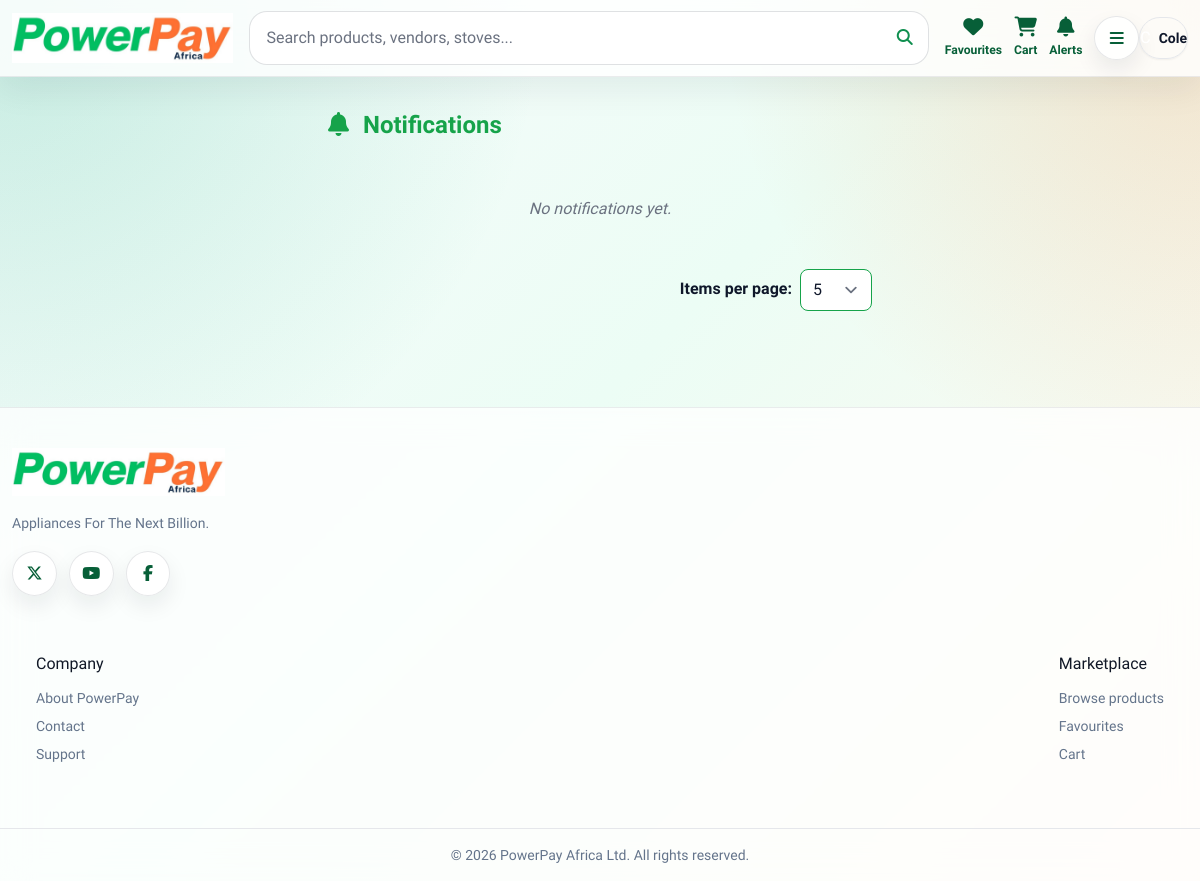
The page /notifications/ (signed in) on the database as committed earlier.
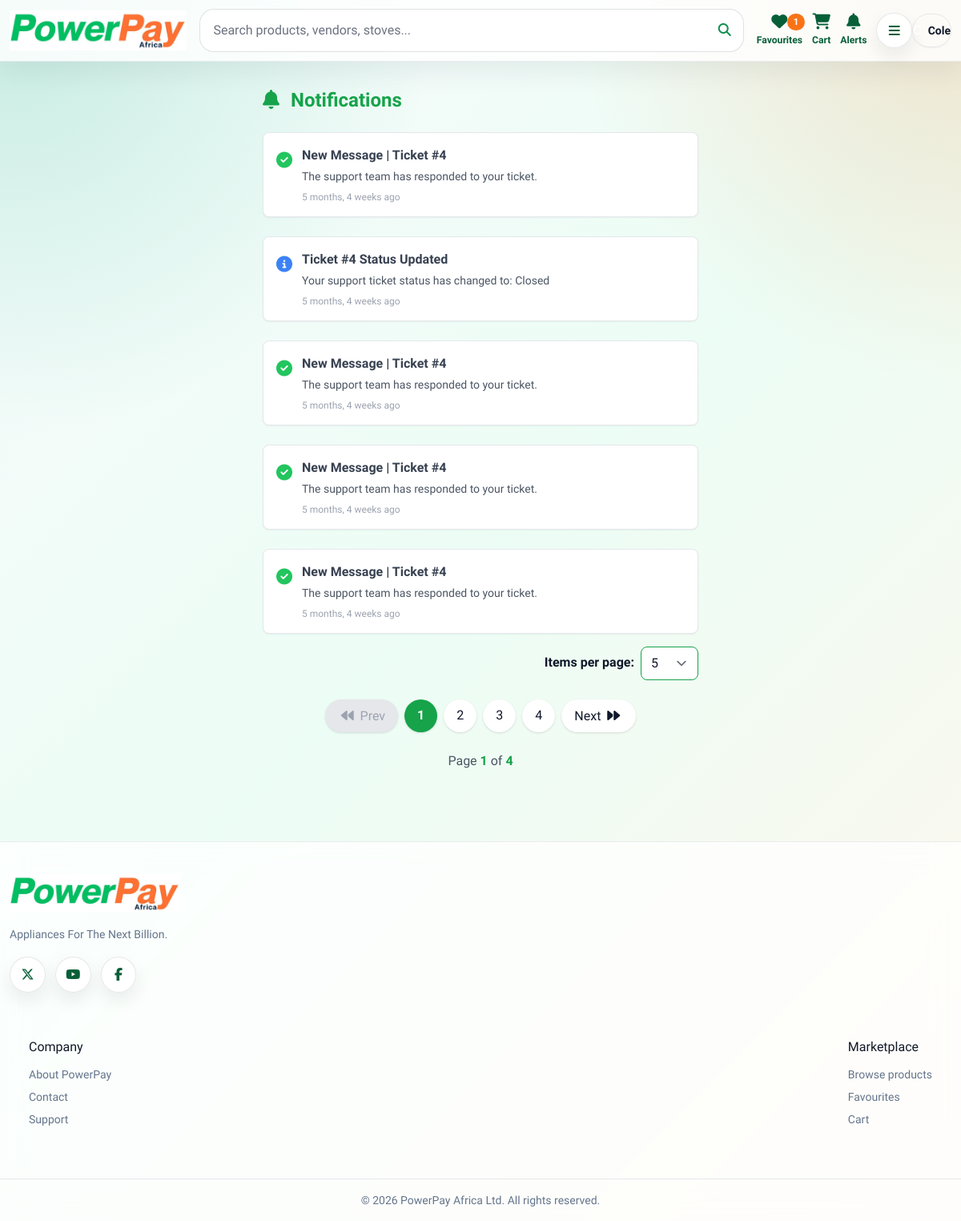
The same page on the database as committed later.
### notifications/models.py (models this page shows, shortened)
class Notification(models.Model):
    NOTIFICATION_TYPES = [
        ('info', 'Info'),
        ('success', 'Success'),
        ('warning', 'Warning'),
        ('error', 'Error'),
    ]
    user = models.ForeignKey(User, on_delete=models.CASCADE, related_name='notifications')
    title = models.CharField(max_length=255)
    message = models.TextField()
    type = models.CharField(max_length=10, choices=NOTIFICATION_TYPES, default='info')
    is_read = models.BooleanField(default=False)
    created_at = models.DateTimeField(default=timezone.now)
    class Meta:
        ordering = ['-created_at']

### notifications/views.py (the view)
# urls.py: path('', views.notification_list, name='list'),
@login_required
def notification_list(request):
    notifications_qs = request.user.notifications.all().order_by('-created_at')
    unread_exists = notifications_qs.filter(is_read=False).exists()
    per_page = int(request.GET.get('per_page', 5))  # default 10 per page
    page_number = request.GET.get('page', 1)
    paginator = Paginator(notifications_qs, per_page)
    notifications_page = paginator.get_page(page_number)
    context = {
        'notifications': notifications_page,  # Page object
        'per_page': per_page,
        'unread_exists': unread_exists,
    }
    return render(request, 'notifications/list.html', context)

### shop/context_processors.py (called while the page is built)
def unread_notifications_count(request):
    if request.user.is_authenticated:
        return {"unread_notif_count": request.user.notifications.filter(is_read=False).count()}
    return {"unread_notif_count": 0}

def cart_item_count(request):
    if request.user.is_authenticated:
        total = Cart.objects.filter(user=request.user).aggregate(total=Sum("items__quantity"))["total"] or 0
        return {"cart_item_count": total}
    return {"cart_item_count": 0}

def wishlist_count(request):
    if request.user.is_authenticated:
        return {"wishlist_count": Wishlist.objects.filter(user=request.user).count()}
    return {"wishlist_count": 0}

def is_approved_vendor(request):
    user = request.user
    approved = False
    if user.is_authenticated and getattr(user, "is_vendor", False) and getattr(user, "is_vendor_approved", False) and hasattr(user, "vendor"):
        approved = not user.vendor.is_suspended
    return {"is_approved_vendor": approved}

def is_admin(request):
    return {"is_admin": request.user.is_authenticated and request.user.is_staff}

### notifications/templates/notifications/list.html (shortened to what this page needs)
{% extends "base.html" %}
{% load humanize %}
{% block content %}
<div class="grid min-h-screen" style="grid-template-rows: auto 1fr auto;">
  {% include 'shop/navbar.html' %}
  <main class="px-4 py-8 container mx-auto max-w-xl w-full">
    <div class="mb-6 flex items-center justify-between">
      <h2 class="text-2xl font-bold text-green-600">
        <i class="fa-solid fa-bell mr-2"></i> Notifications
      </h2>
    </div>
    <ul class="space-y-6">
      {% for notification in notifications %}
        {% include 'notifications/single_notification.html' %}
      {% empty %}
        <li class="text-gray-500 italic text-center py-8">No notifications yet.</li>
      {% endfor %}
    </ul>
    <form method="get" class="mt-4 mb-4 flex justify-end">
        <label class="mr-2 mt-2 font-semibold">Items per page:</label>
        <select name="per_page" onchange="this.form.submit()" class="border-green-600 rounded-lg">
            <option value="5" {% if per_page == 5 %}selected{% endif %}>5</option>
        </select>
    </form>
    {% if notifications.has_other_pages %}
      <div class="flex justify-center mt-6 mb-6 gap-2">
        {% if notifications.has_previous %}
          <a href="?page={{ notifications.previous_page_number }}&per_page={{ per_page }}"
             class="px-4 py-2 rounded-full bg-white shadow hover:bg-green-600 hover:text-white transition">
             <i class="fa-solid fa-backward m-1"></i> Prev
          </a>
        {% else %}
          <span class="px-4 py-2 rounded-full bg-gray-200 text-gray-400 shadow cursor-not-allowed">
            <i class="fa-solid fa-backward m-1"></i> Prev
          </span>
        {% endif %}
        {% for num in notifications.paginator.page_range %}
          {% if num == notifications.number %}
            <span class="px-4 py-2 rounded-full bg-green-600 text-white shadow font-semibold">{{ num }}</span>
          {% else %}
            <a href="?page={{ num }}&per_page={{ per_page }}"
               class="px-4 py-2 rounded-full bg-white shadow hover:bg-orange-500 hover:text-white transition">
               {{ num }}
            </a>
          {% endif %}
        {% endfor %}
        {% if notifications.has_next %}
          <a href="?page={{ notifications.next_page_number }}&per_page={{ per_page }}"
             class="px-4 py-2 rounded-full bg-white shadow hover:bg-green-600 hover:text-white transition">
             Next <i class="fa-solid fa-forward m-1"></i>
          </a>
        {% else %}
          <span class="px-4 py-2 rounded-full bg-gray-200 text-gray-400 shadow cursor-not-allowed">
            Next <i class="fa-solid fa-forward m-1"></i>
          </span>
        {% endif %}
      </div>
      <p class="text-gray-600 font-medium mb-2 text-center">
        Page <span class="text-green-600 font-semibold">{{ notifications.number }}</span>
        of <span class="text-green-600 font-semibold">{{ notifications.paginator.num_pages }}</span>
      </p>
    {% endif %}
  </main>
  {% include 'footer.html' %}
</div>
{% endblock %}

### notifications/templates/notifications/single_notification.html (shortened to what this page needs)
{% load humanize %}
<li id="notif-{{ notification.id }}"
            class="px-4 py-4 rounded-lg shadow-sm transition
                   {% if not notification.is_read %}
                     {% if notification.type == 'info' %} border-l-4 border-blue-500 bg-blue-50 border-r-4
                     {% elif notification.type == 'warning' %} border-l-4 border-yellow-500 bg-yellow-50 border-r-4
                     {% elif notification.type == 'error' %} border-l-4 border-red-500 bg-red-50 border-r-4
                     {% elif notification.type == 'success' %} border-l-4 border-green-500 bg-green-50 border-r-4
                     {% endif %}
                   {% else %}
                     border border-gray-200 bg-white
                   {% endif %}">
          <div class="flex justify-between items-start gap-4">
            <div class="flex gap-3">
              <div class="mt-1 text-xl">
                {% if notification.type == "info" %}
                  <i class="fa-solid fa-circle-info text-blue-500"></i>
                {% elif notification.type == "warning" %}
                  <i class="fa-solid fa-triangle-exclamation text-yellow-500"></i>
                {% elif notification.type == "error" %}
                  <i class="fa-solid fa-circle-exclamation text-red-500"></i>
                {% elif notification.type == "success" %}
                  <i class="fa-solid fa-circle-check text-green-500"></i>
                {% else %}
                  <i class="fa-solid fa-bell text-gray-500"></i>
                {% endif %}
              </div>
              <div>
                <div class="font-semibold text-gray-700">{{ notification.title }}</div>
                <p class="text-gray-600 text-sm mt-1">{{ notification.message }}</p>
                <p class="text-gray-400 text-xs mt-2">{{ notification.created_at|naturaltime }}</p>
              </div>
            </div>
          </div>
        </li>

Rows that differ between the two databases and show on the page:
added Notification: type "success" (drawn), title "New Message | Ticket #4", message "The support team has responded to your ticket.", created_at "5 months, 4 weeks ago"
added Notification: type "info" (drawn), title "Ticket #4 Status Updated", message "Your support ticket status has changed to: Closed", created_at "5 months, 4 weeks ago"
added Notification: type "success" (drawn), title "New Message | Ticket #4", message "The support team has responded to your ticket.", created_at "5 months, 4 weeks ago"
added Notification: type "success" (drawn), title "New Message | Ticket #4", message "The support team has responded to your ticket.", created_at "5 months, 4 weeks ago"
added Notification: type "success" (drawn), title "New Message | Ticket #4", message "The support team has responded to your ticket.", created_at "5 months, 4 weeks ago"
Other text that changed with them:
{{ wishlist_count }}: (not shown) → "1"
{{ notifications.number }}: (not shown) → "1"
{{ notifications.paginator.num_pages }}: (not shown) → "4"
text no longer shown: "No notifications yet."
text now shown: "Prev Next Page of"
new list line: "1"
new list line: "2"
new list line: "3"
new list line: "4"
